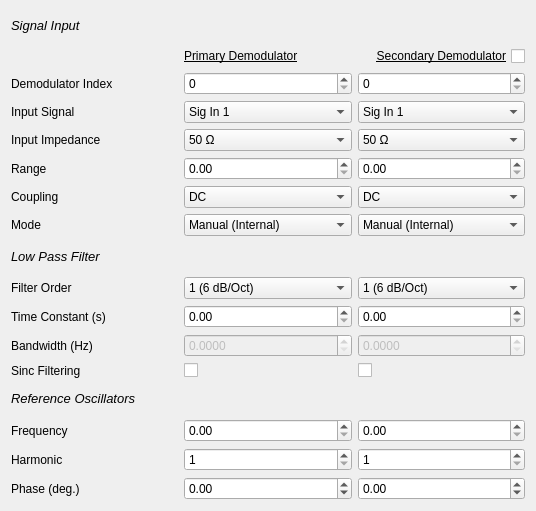
             <widget class="QWidget" name="scrollAreaWidgetContents_4">
              <property name="geometry">
               <rect>
                <x>0</x>
                <y>0</y>
                <width>536</width>
                <height>511</height>
               </rect>
              </property>
              <layout class="QGridLayout" name="gridLayout_15">
               <item row="12" column="0">
                <widget class="QLabel" name="label_14">
                 <property name="text">
                  <string>Filter Order</string>
                 </property>
                </widget>
               </item>
               <item row="16" column="0">
                <widget class="QLabel" name="label_59">
                 <property name="font">
                  <font>
                   <pointsize>10</pointsize>
                   <italic>true</italic>
                  </font>
                 </property>
                 <property name="text">
                  <string>Reference Oscillators</string>
                 </property>
                </widget>
               </item>
               <item row="2" column="1">
                <widget class="QLabel" name="label_31">
                 <property name="font">
                  <font>
                   <underline>true</underline>
                  </font>
                 </property>
                 <property name="text">
                  <string>Primary Demodulator</string>
                 </property>
                </widget>
               </item>
               <item row="13" column="0">
                <widget class="QLabel" name="label_16">
                 <property name="text">
                  <string>Time Constant (s)</string>
                 </property>
                </widget>
               </item>
               <item row="15" column="0">
                <widget class="QLabel" name="label_60">
                 <property name="text">
                  <string>Sinc Filtering</string>
                 </property>
                </widget>
               </item>
               <item row="6" column="0">
                <widget class="QLabel" name="label_44">
                 <property name="text">
                  <string>Range</string>
                 </property>
                </widget>
               </item>
               <item row="10" column="0">
                <widget class="QLabel" name="label_58">
                 <property name="font">
                  <font>
                   <pointsize>10</pointsize>
                   <italic>true</italic>
                  </font>
                 </property>
                 <property name="text">
                  <string>Low Pass Filter</string>
                 </property>
                </widget>
               </item>
               <item row="17" column="1">
                <widget class="ScienDSpinBox" name="uhfli_freq_spbx">
                 <property name="toolTip">
                  <string>Demodulators 1-4 use Oscillator 1
Demodulators 5-8 use Oscillator 2</string>
                 </property>
                 <property name="keyboardTracking">
                  <bool>false</bool>
                 </property>
                 <property name="maximum">
                  <double>600000000.000000000000000</double>
                 </property>
                </widget>
               </item>
               <item row="5" column="1">
                <widget class="QComboBox" name="uhfli_input_impedance_cbx">
                 <property name="toolTip">
                  <string>&lt;html&gt;&lt;head/&gt;&lt;body&gt;&lt;p&gt;&lt;span style=&quot; font-size:10pt;&quot;&gt;50 &lt;/span&gt;&lt;span style=&quot; font-family:'Roboto','arial','sans-serif'; font-size:10pt; color:#202124;&quot;&gt;Ω - DC-600MHZ&lt;/span&gt;&lt;/p&gt;&lt;p&gt;&lt;span style=&quot; font-size:10pt;&quot;&gt;1 M&lt;/span&gt;&lt;span style=&quot; font-family:'Roboto','arial','sans-serif'; font-size:10pt; color:#202124;&quot;&gt;Ω - DC-100MHZ&lt;/span&gt;&lt;/p&gt;&lt;/body&gt;&lt;/html&gt;</string>
                 </property>
                 <item>
                  <property name="text">
                   <string>50 Ω</string>
                  </property>
                 </item>
                 <item>
                  <property name="text">
                   <string>1 MΩ</string>
                  </property>
                 </item>
                </widget>
               </item>
               <item row="19" column="3">
                <widget class="QDoubleSpinBox" name="uhfli_phase_spbx_2">
                 <property name="keyboardTracking">
                  <bool>false</bool>
                 </property>
                 <property name="minimum">
                  <double>-180.000000000000000</double>
                 </property>
                 <property name="maximum">
                  <double>180.000000000000000</double>
                 </property>
                </widget>
               </item>
               <item row="4" column="1">
                <widget class="QComboBox" name="uhfli_input_cbx">
                 <item>
                  <property name="text">
                   <string>Sig In 1</string>
                  </property>
                 </item>
                 <item>
                  <property name="text">
                   <string>Sig In 2</string>
                  </property>
                 </item>
                 <item>
                  <property name="text">
                   <string>Trig In 1</string>
                  </property>
                 </item>
                 <item>
                  <property name="text">
                   <string>Trig In 2</string>
                  </property>
                 </item>
                 <item>
                  <property name="text">
                   <string>Aux Out 1</string>
                  </property>
                 </item>
                 <item>
                  <property name="text">
                   <string>Aux Out 2</string>
                  </property>
                 </item>
                 <item>
                  <property name="text">
                   <string>Aux Out 3</string>
                  </property>
                 </item>
                 <item>
                  <property name="text">
                   <string>Aux Out 4</string>
                  </property>
                 </item>
                 <item>
                  <property name="text">
                   <string>Aux In 1</string>
                  </property>
                 </item>
                 <item>
                  <property name="text">
                   <string>Aux In 2</string>
                  </property>
                 </item>
                 <item>
                  <property name="text">
                   <string>Phi of Demod 4</string>
                  </property>
                 </item>
                 <item>
                  <property name="text">
                   <string>Phi of Demod 8</string>
                  </property>
                 </item>
                </widget>
               </item>
               <item row="6" column="3">
                <widget class="ScienDSpinBox" name="uhfli_range_spbx_2">
                 <property name="keyboardTracking">
                  <bool>false</bool>
                 </property>
                </widget>
               </item>
               <item row="17" column="0">
                <widget class="QLabel" name="label_61">
                 <property name="text">
                  <string>Frequency</string>
                 </property>
                </widget>
               </item>
               <item row="18" column="3">
                <widget class="QSpinBox" name="uhfli_harm_spbx_2">
                 <property name="keyboardTracking">
                  <bool>false</bool>
                 </property>
                 <property name="minimum">
                  <number>1</number>
                 </property>
                 <property name="maximum">
                  <number>1023</number>
                 </property>
                </widget>
               </item>
               <item row="18" column="0">
                <widget class="QLabel" name="label_62">
                 <property name="text">
                  <string>Harmonic</string>
                 </property>
                </widget>
               </item>
               <item row="14" column="0">
                <widget class="QLabel" name="label_2">
                 <property name="text">
                  <string>Bandwidth (Hz)</string>
                 </property>
                </widget>
               </item>
               <item row="7" column="1">
                <widget class="QComboBox" name="uhfli_input_coupling_cbx">
                 <property name="toolTip">
                  <string>&lt;html&gt;&lt;head/&gt;&lt;body&gt;&lt;p&gt;AC Coupling Cutoff Frequency:&lt;/p&gt;&lt;p&gt;320 kHz (50&lt;span style=&quot; font-family:'Roboto','arial','sans-serif'; font-size:16px; color:#202124;&quot;&gt;Ω&lt;/span&gt; Termination)&lt;/p&gt;&lt;p&gt;80 Hz (1 M&lt;span style=&quot; font-family:'Roboto','arial','sans-serif'; font-size:16px; color:#202124;&quot;&gt;Ω&lt;/span&gt; Termination)&lt;/p&gt;&lt;/body&gt;&lt;/html&gt;</string>
                 </property>
                 <item>
                  <property name="text">
                   <string>DC</string>
                  </property>
                 </item>
                 <item>
                  <property name="text">
                   <string>AC</string>
                  </property>
                 </item>
                </widget>
               </item>
               <item row="9" column="0">
                <widget class="QLabel" name="label_64">
                 <property name="text">
                  <string>Mode</string>
                 </property>
                </widget>
               </item>
               <item row="3" column="1">
                <widget class="QSpinBox" name="uhfli_demodulator_idx_spbx">
                 <property name="keyboardTracking">
                  <bool>false</bool>
                 </property>
                </widget>
               </item>
               <item row="14" column="1">
                <widget class="QDoubleSpinBox" name="uhfli_filter_bandwidth_spbx">
                 <property name="enabled">
                  <bool>false</bool>
                 </property>
                 <property name="decimals">
                  <number>4</number>
                 </property>
                 <property name="maximum">
                  <double>100000000.000000000000000</double>
                 </property>
                </widget>
               </item>
               <item row="5" column="3">
                <widget class="QComboBox" name="uhfli_input_impedance_cbx_2">
                 <property name="toolTip">
                  <string>&lt;html&gt;&lt;head/&gt;&lt;body&gt;&lt;p&gt;&lt;span style=&quot; font-size:10pt;&quot;&gt;50 &lt;/span&gt;&lt;span style=&quot; font-family:'Roboto','arial','sans-serif'; font-size:10pt; color:#202124;&quot;&gt;Ω - DC-600MHZ&lt;/span&gt;&lt;/p&gt;&lt;p&gt;&lt;span style=&quot; font-size:10pt;&quot;&gt;1 M&lt;/span&gt;&lt;span style=&quot; font-family:'Roboto','arial','sans-serif'; font-size:10pt; color:#202124;&quot;&gt;Ω - DC-100MHZ&lt;/span&gt;&lt;/p&gt;&lt;/body&gt;&lt;/html&gt;</string>
                 </property>
                 <item>
                  <property name="text">
                   <string>50 Ω</string>
                  </property>
                 </item>
                 <item>
                  <property name="text">
                   <string>1 MΩ</string>
                  </property>
                 </item>
                </widget>
               </item>
               <item row="12" column="1">
                <widget class="QComboBox" name="uhfli_filter_order_cbx">
                 <item>
                  <property name="text">
                   <string>1 (6 dB/Oct)</string>
                  </property>
                 </item>
                 <item>
                  <property name="text">
                   <string>2 (12 dB/Oct)</string>
                  </property>
                 </item>
                 <item>
                  <property name="text">
                   <string>3 (18 dB/Oct)</string>
                  </property>
                 </item>
                 <item>
                  <property name="text">
                   <string>4 (24 dB/Oct)</string>
                  </property>
                 </item>
                 <item>
                  <property name="text">
                   <string>5 (30 dB/Oct)</string>
                  </property>
                 </item>
                 <item>
                  <property name="text">
                   <string>6 (36 dB/Oct)</string>
                  </property>
                 </item>
                 <item>
                  <property name="text">
                   <string>7 (42 dB/Oct)</string>
                  </property>
                 </item>
                 <item>
                  <property name="text">
                   <string>8 (48 dB/Oct)</string>
                  </property>
                 </item>
                </widget>
               </item>
               <item row="6" column="1">
                <widget class="ScienDSpinBox" name="uhfli_range_spbx">
                 <property name="keyboardTracking">
                  <bool>false</bool>
                 </property>
                </widget>
               </item>
               <item row="18" column="1">
                <widget class="QSpinBox" name="uhfli_harm_spbx">
                 <property name="keyboardTracking">
                  <bool>false</bool>
                 </property>
                 <property name="minimum">
                  <number>1</number>
                 </property>
                 <property name="maximum">
                  <number>1023</number>
                 </property>
                </widget>
               </item>
               <item row="19" column="0">
                <widget class="QLabel" name="label_63">
                 <property name="text">
                  <string>Phase (deg.)</string>
                 </property>
                </widget>
               </item>
               <item row="12" column="3">
                <widget class="QComboBox" name="uhfli_filter_order_cbx_2">
                 <item>
                  <property name="text">
                   <string>1 (6 dB/Oct)</string>
                  </property>
                 </item>
                 <item>
                  <property name="text">
                   <string>2 (12 dB/Oct)</string>
                  </property>
                 </item>
                 <item>
                  <property name="text">
                   <string>3 (18 dB/Oct)</string>
                  </property>
                 </item>
                 <item>
                  <property name="text">
                   <string>4 (24 dB/Oct)</string>
                  </property>
                 </item>
                 <item>
                  <property name="text">
                   <string>5 (30 dB/Oct)</string>
                  </property>
                 </item>
                 <item>
                  <property name="text">
                   <string>6 (36 dB/Oct)</string>
                  </property>
                 </item>
                 <item>
                  <property name="text">
                   <string>7 (42 dB/Oct)</string>
                  </property>
                 </item>
                 <item>
                  <property name="text">
                   <string>8 (48 dB/Oct)</string>
                  </property>
                 </item>
                </widget>
               </item>
               <item row="17" column="3">
                <widget class="ScienDSpinBox" name="uhfli_freq_spbx_2">
                 <property name="toolTip">
                  <string>Demodulators 1-4 use Oscillator 1
Demodulators 5-8 use Oscillator 2</string>
                 </property>
                 <property name="keyboardTracking">
                  <bool>false</bool>
                 </property>
                 <property name="maximum">
                  <double>600000000.000000000000000</double>
                 </property>
                </widget>
               </item>
               <item row="7" column="3">
                <widget class="QComboBox" name="uhfli_input_coupling_cbx_2">
                 <property name="toolTip">
                  <string>&lt;html&gt;&lt;head/&gt;&lt;body&gt;&lt;p&gt;AC Coupling Cutoff Frequency:&lt;/p&gt;&lt;p&gt;320 kHz (50&lt;span style=&quot; font-family:'Roboto','arial','sans-serif'; font-size:16px; color:#202124;&quot;&gt;Ω&lt;/span&gt; Termination)&lt;/p&gt;&lt;p&gt;80 Hz (1 M&lt;span style=&quot; font-family:'Roboto','arial','sans-serif'; font-size:16px; color:#202124;&quot;&gt;Ω&lt;/span&gt; Termination)&lt;/p&gt;&lt;/body&gt;&lt;/html&gt;</string>
                 </property>
                 <item>
                  <property name="text">
                   <string>DC</string>
                  </property>
                 </item>
                 <item>
                  <property name="text">
                   <string>AC</string>
                  </property>
                 </item>
                </widget>
               </item>
               <item row="9" column="3">
                <widget class="QComboBox" name="uhfli_ref_mode_cbx_2">
                 <item>
                  <property name="text">
                   <string>Manual (Internal)</string>
                  </property>
                 </item>
                 <item>
                  <property name="text">
                   <string>External Ref</string>
                  </property>
                 </item>
                 <item>
                  <property name="text">
                   <string>External Ref Low BW</string>
                  </property>
                 </item>
                 <item>
                  <property name="text">
                   <string>External Ref High BW</string>
                  </property>
                 </item>
                </widget>
               </item>
               <item row="13" column="1">
                <widget class="ScienDSpinBox" name="uhfli_time_constant_spbx">
                 <property name="keyboardTracking">
                  <bool>false</bool>
                 </property>
                 <property name="suffix">
                  <string/>
                 </property>
                 <property name="maximum">
                  <double>100000000.000000000000000</double>
                 </property>
                </widget>
               </item>
               <item row="4" column="0">
                <widget class="QLabel" name="label_40">
                 <property name="text">
                  <string>Input Signal</string>
                 </property>
                </widget>
               </item>
               <item row="14" column="3">
                <widget class="QDoubleSpinBox" name="uhfli_filter_bandwidth_spbx_2">
                 <property name="enabled">
                  <bool>false</bool>
                 </property>
                 <property name="decimals">
                  <number>4</number>
                 </property>
                 <property name="maximum">
                  <double>100000000.000000000000000</double>
                 </property>
                </widget>
               </item>
               <item row="5" column="0">
                <widget class="QLabel" name="label_41">
                 <property name="text">
                  <string>Input Impedance</string>
                 </property>
                </widget>
               </item>
               <item row="13" column="3">
                <widget class="ScienDSpinBox" name="uhfli_time_constant_spbx_2">
                 <property name="keyboardTracking">
                  <bool>false</bool>
                 </property>
                 <property name="maximum">
                  <double>100000000.000000000000000</double>
                 </property>
                </widget>
               </item>
               <item row="4" column="3">
                <widget class="QComboBox" name="uhfli_input_cbx_2">
                 <item>
                  <property name="text">
                   <string>Sig In 1</string>
                  </property>
                 </item>
                 <item>
                  <property name="text">
                   <string>Sig In 2</string>
                  </property>
                 </item>
                 <item>
                  <property name="text">
                   <string>Trig In 1</string>
                  </property>
                 </item>
                 <item>
                  <property name="text">
                   <string>Trig In 2</string>
                  </property>
                 </item>
                 <item>
                  <property name="text">
                   <string>Aux Out 1</string>
                  </property>
                 </item>
                 <item>
                  <property name="text">
                   <string>Aux Out 2</string>
                  </property>
                 </item>
                 <item>
                  <property name="text">
                   <string>Aux Out 3</string>
                  </property>
                 </item>
                 <item>
                  <property name="text">
                   <string>Aux Out 4</string>
                  </property>
                 </item>
                 <item>
                  <property name="text">
                   <string>Aux In 1</string>
                  </property>
                 </item>
                 <item>
                  <property name="text">
                   <string>Aux In 2</string>
                  </property>
                 </item>
                 <item>
                  <property name="text">
                   <string>Phi of Demod 4</string>
                  </property>
                 </item>
                 <item>
                  <property name="text">
                   <string>Phi of Demod 8</string>
                  </property>
                 </item>
                </widget>
               </item>
               <item row="15" column="1">
                <widget class="QCheckBox" name="uhfli_sinc_filtering_chkbx">
                 <property name="toolTip">
                  <string>Filters signal components at higher harmonics of reference frequency. 
Use when filter bandwidth is larger than or comparable to reference frequency.</string>
                 </property>
                 <property name="text">
                  <string/>
                 </property>
                </widget>
               </item>
               <item row="19" column="1">
                <widget class="QDoubleSpinBox" name="uhfli_phase_spbx">
                 <property name="keyboardTracking">
                  <bool>false</bool>
                 </property>
                 <property name="minimum">
                  <double>-180.000000000000000</double>
                 </property>
                 <property name="maximum">
                  <double>180.000000000000000</double>
                 </property>
                </widget>
               </item>
               <item row="2" column="3">
                <widget class="QCheckBox" name="uhfli_demod2_checkbox">
                 <property name="font">
                  <font>
                   <underline>true</underline>
                  </font>
                 </property>
                 <property name="layoutDirection">
                  <enum>Qt::RightToLeft</enum>
                 </property>
                 <property name="text">
                  <string>Secondary Demodulator</string>
                 </property>
                </widget>
               </item>
               <item row="3" column="3">
                <widget class="QSpinBox" name="uhfli_demodulator_idx_spbx_2">
                 <property name="keyboardTracking">
                  <bool>false</bool>
                 </property>
                </widget>
               </item>
               <item row="9" column="1">
                <widget class="QComboBox" name="uhfli_ref_mode_cbx">
                 <item>
                  <property name="text">
                   <string>Manual (Internal)</string>
                  </property>
                 </item>
                 <item>
                  <property name="text">
                   <string>External Ref</string>
                  </property>
                 </item>
                 <item>
                  <property name="text">
                   <string>External Ref Low BW</string>
                  </property>
                 </item>
                 <item>
                  <property name="text">
                   <string>External Ref High BW</string>
                  </property>
                 </item>
                </widget>
               </item>
               <item row="15" column="3">
                <widget class="QCheckBox" name="uhfli_sinc_filtering_chkbx_2">
                 <property name="toolTip">
                  <string>Filters signal components at higher harmonics of reference frequency. 
Use when filter bandwidth is larger than or comparable to reference frequency.</string>
                 </property>
                 <property name="text">
                  <string/>
                 </property>
                </widget>
               </item>
               <item row="3" column="0">
                <widget class="QLabel" name="label_30">
                 <property name="text">
                  <string>Demodulator Index</string>
                 </property>
                </widget>
               </item>
               <item row="7" column="0">
                <widget class="QLabel" name="label_42">
                 <property name="text">
                  <string>Coupling</string>
                 </property>
                </widget>
               </item>
               <item row="1" column="0">
                <widget class="QLabel" name="label_45">
                 <property name="font">
                  <font>
                   <pointsize>10</pointsize>
                   <italic>true</italic>
                  </font>
                 </property>
                 <property name="text">
                  <string>Signal Input</string>
                 </property>
                </widget>
               </item>
              </layout>
              <zorder>uhfli_input_coupling_cbx</zorder>
              <zorder>label_44</zorder>
              <zorder>uhfli_input_impedance_cbx</zorder>
              <zorder>uhfli_ref_mode_cbx_2</zorder>
              <zorder>uhfli_ref_mode_cbx</zorder>
              <zorder>uhfli_input_impedance_cbx_2</zorder>
              <zorder>uhfli_range_spbx</zorder>
              <zorder>uhfli_harm_spbx</zorder>
              <zorder>uhfli_phase_spbx</zorder>
              <zorder>uhfli_demodulator_idx_spbx_2</zorder>
              <zorder>label_61</zorder>
              <zorder>label_40</zorder>
              <zorder>label_63</zorder>
              <zorder>uhfli_harm_spbx_2</zorder>
              <zorder>uhfli_freq_spbx_2</zorder>
              <zorder>label_42</zorder>
              <zorder>uhfli_phase_spbx_2</zorder>
              <zorder>label_62</zorder>
              <zorder>label_30</zorder>
              <zorder>label_41</zorder>
              <zorder>uhfli_demod2_checkbox</zorder>
              <zorder>label_31</zorder>
              <zorder>uhfli_input_cbx_2</zorder>
              <zorder>uhfli_freq_spbx</zorder>
              <zorder>uhfli_input_coupling_cbx_2</zorder>
              <zorder>uhfli_input_cbx</zorder>
              <zorder>uhfli_demodulator_idx_spbx</zorder>
              <zorder>uhfli_range_spbx_2</zorder>
              <zorder>label_64</zorder>
              <zorder>label_14</zorder>
              <zorder>uhfli_filter_order_cbx</zorder>
              <zorder>uhfli_filter_order_cbx_2</zorder>
              <zorder>label_2</zorder>
              <zorder>uhfli_filter_bandwidth_spbx</zorder>
              <zorder>uhfli_filter_bandwidth_spbx_2</zorder>
              <zorder>label_58</zorder>
              <zorder>label_60</zorder>
              <zorder>uhfli_sinc_filtering_chkbx</zorder>
              <zorder>uhfli_sinc_filtering_chkbx_2</zorder>
              <zorder>label_59</zorder>
              <zorder>label_16</zorder>
              <zorder>uhfli_time_constant_spbx</zorder>
              <zorder>uhfli_time_constant_spbx_2</zorder>
              <zorder>label_45</zorder>
             </widget>
